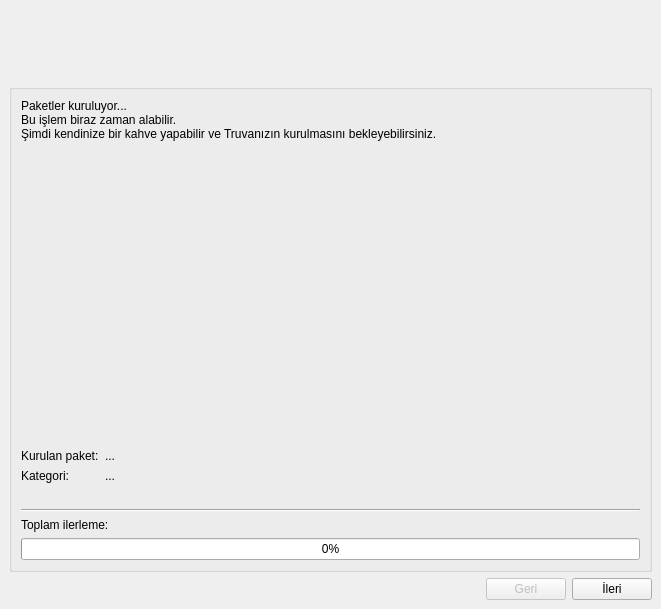
<ui version="4.0" >
 <class>installWindow</class>
 <widget class="QMainWindow" name="installWindow" >
  <property name="geometry" >
   <rect>
    <x>0</x>
    <y>0</y>
    <width>661</width>
    <height>609</height>
   </rect>
  </property>
  <property name="windowTitle" >
   <string>Paketler Kuruluyor - Anatolya Kurulum</string>
  </property>
  <property name="styleSheet" >
   <string notr="true" >#installWindow { 
	background-image: url(:/artalan/artalan.png); }</string>
  </property>
  <widget class="QWidget" name="centralwidget" >
   <layout class="QGridLayout" name="gridLayout" >
    <item row="3" column="2" >
     <widget class="QPushButton" name="nextButton" >
      <property name="text" >
       <string>İleri</string>
      </property>
      <property name="icon" >
       <iconset resource="../../images/anatolyaimages.qrc" >
        <normaloff>:/icons/go-next.png</normaloff>:/icons/go-next.png</iconset>
      </property>
      <property name="flat" >
       <bool>false</bool>
      </property>
     </widget>
    </item>
    <item row="0" column="0" colspan="3" >
     <spacer name="verticalSpacer" >
      <property name="orientation" >
       <enum>Qt::Vertical</enum>
      </property>
      <property name="sizeType" >
       <enum>QSizePolicy::Fixed</enum>
      </property>
      <property name="sizeHint" stdset="0" >
       <size>
        <width>20</width>
        <height>75</height>
       </size>
      </property>
     </spacer>
    </item>
    <item row="1" column="0" colspan="3" >
     <widget class="QGroupBox" name="installInfoGroup" >
      <property name="title" >
       <string/>
      </property>
      <property name="flat" >
       <bool>true</bool>
      </property>
      <layout class="QGridLayout" name="gridLayout_2" >
       <item row="1" column="0" >
        <spacer name="verticalSpacer_2" >
         <property name="orientation" >
          <enum>Qt::Vertical</enum>
         </property>
         <property name="sizeType" >
          <enum>QSizePolicy::Expanding</enum>
         </property>
         <property name="sizeHint" stdset="0" >
          <size>
           <width>20</width>
           <height>250</height>
          </size>
         </property>
        </spacer>
       </item>
       <item row="8" column="0" colspan="2" >
        <widget class="QProgressBar" name="installBar" >
         <property name="value" >
          <number>0</number>
         </property>
        </widget>
       </item>
       <item row="3" column="0" >
        <widget class="QLabel" name="label" >
         <property name="text" >
          <string>Kurulan paket:</string>
         </property>
        </widget>
       </item>
       <item row="4" column="0" >
        <widget class="QLabel" name="label_2" >
         <property name="text" >
          <string>Kategori:</string>
         </property>
        </widget>
       </item>
       <item row="3" column="1" >
        <widget class="QLabel" name="packageLabel" >
         <property name="text" >
          <string>...</string>
         </property>
        </widget>
       </item>
       <item row="4" column="1" >
        <widget class="QLabel" name="categoryLabel" >
         <property name="text" >
          <string>...</string>
         </property>
        </widget>
       </item>
       <item row="7" column="0" colspan="2" >
        <widget class="QLabel" name="label_3" >
         <property name="text" >
          <string>Toplam ilerleme:</string>
         </property>
        </widget>
       </item>
       <item row="6" column="0" colspan="2" >
        <widget class="Line" name="line" >
         <property name="orientation" >
          <enum>Qt::Horizontal</enum>
         </property>
        </widget>
       </item>
       <item row="0" column="0" colspan="2" >
        <widget class="QLabel" name="label_4" >
         <property name="text" >
          <string>Paketler kuruluyor...
Bu işlem biraz zaman alabilir.
Şimdi kendinize bir kahve yapabilir ve Truvanızın kurulmasını bekleyebilirsiniz.</string>
         </property>
        </widget>
       </item>
       <item row="1" column="1" >
        <widget class="QLabel" name="randomPicture" >
         <property name="text" >
          <string/>
         </property>
         <property name="pixmap" >
          <pixmap resource="../../images/anatolyaimages.qrc" >:/betizler/installlogo.png</pixmap>
         </property>
        </widget>
       </item>
       <item row="5" column="1" >
        <spacer name="horizontalSpacer_2" >
         <property name="orientation" >
          <enum>Qt::Horizontal</enum>
         </property>
         <property name="sizeType" >
          <enum>QSizePolicy::Expanding</enum>
         </property>
         <property name="sizeHint" stdset="0" >
          <size>
           <width>300</width>
           <height>20</height>
          </size>
         </property>
        </spacer>
       </item>
       <item row="2" column="1" >
        <widget class="QLabel" name="infoLabel" >
         <property name="text" >
          <string/>
         </property>
        </widget>
       </item>
      </layout>
     </widget>
    </item>
    <item row="3" column="0" >
     <spacer name="horizontalSpacer" >
      <property name="orientation" >
       <enum>Qt::Horizontal</enum>
      </property>
      <property name="sizeHint" stdset="0" >
       <size>
        <width>40</width>
        <height>20</height>
       </size>
      </property>
     </spacer>
    </item>
    <item row="3" column="1" >
     <widget class="QPushButton" name="backButton" >
      <property name="enabled" >
       <bool>false</bool>
      </property>
      <property name="text" >
       <string>Geri</string>
      </property>
      <property name="icon" >
       <iconset resource="../../images/anatolyaimages.qrc" >
        <normaloff>:/icons/back.png</normaloff>:/icons/back.png</iconset>
      </property>
     </widget>
    </item>
   </layout>
  </widget>
 </widget>
 <resources>
  <include location="../../images/anatolyaimages.qrc" />
 </resources>
 <connections/>
</ui>
